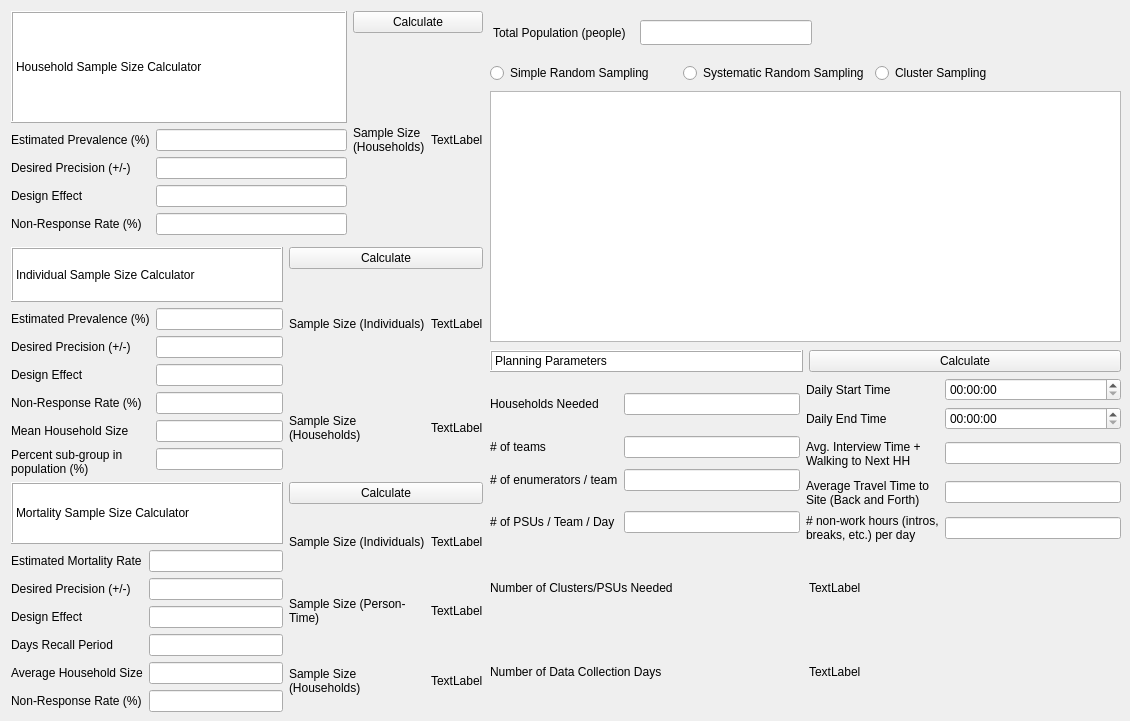
      <widget class="QWidget" name="samplesizeTab">
       <attribute name="title">
        <string>Sample Size</string>
       </attribute>
       <widget class="QLabel" name="ss_total_pop_label">
        <property name="geometry">
         <rect>
          <x>493</x>
          <y>20</y>
          <width>141</width>
          <height>25</height>
         </rect>
        </property>
        <property name="text">
         <string>Total Population (people)</string>
        </property>
       </widget>
       <widget class="QLineEdit" name="ss_total_pop_input">
        <property name="geometry">
         <rect>
          <x>640</x>
          <y>20</y>
          <width>172</width>
          <height>25</height>
         </rect>
        </property>
        <property name="text">
         <string/>
        </property>
       </widget>
       <widget class="QWidget" name="layoutWidget_2">
        <property name="geometry">
         <rect>
          <x>490</x>
          <y>60</y>
          <width>572</width>
          <height>27</height>
         </rect>
        </property>
        <layout class="QHBoxLayout" name="horizontalLayout_27">
         <item>
          <widget class="QRadioButton" name="ss_srs_select">
           <property name="text">
            <string>Simple Random Sampling</string>
           </property>
          </widget>
         </item>
         <item>
          <widget class="QRadioButton" name="ss_systematic_select">
           <property name="text">
            <string>Systematic Random Sampling</string>
           </property>
          </widget>
         </item>
         <item>
          <widget class="QRadioButton" name="ss_clustersampling">
           <property name="text">
            <string>Cluster Sampling</string>
           </property>
          </widget>
         </item>
        </layout>
       </widget>
       <widget class="QWidget" name="layoutWidget">
        <property name="geometry">
         <rect>
          <x>11</x>
          <y>11</y>
          <width>472</width>
          <height>701</height>
         </rect>
        </property>
        <layout class="QVBoxLayout" name="verticalLayout_22">
         <item>
          <layout class="QHBoxLayout" name="horizontalLayout_23">
           <item>
            <layout class="QVBoxLayout" name="verticalLayout_14">
             <item>
              <widget class="QLabel" name="ss_hh_box_label">
               <property name="styleSheet">
                <string notr="true">background-color: rgb(255, 255, 255);
font: 81 12pt &quot;Ubuntu&quot;;</string>
               </property>
               <property name="frameShape">
                <enum>QFrame::Box</enum>
               </property>
               <property name="frameShadow">
                <enum>QFrame::Raised</enum>
               </property>
               <property name="text">
                <string>Household Sample Size Calculator</string>
               </property>
              </widget>
             </item>
             <item>
              <layout class="QFormLayout" name="formLayout">
               <item row="0" column="0">
                <widget class="QLabel" name="ss_hh_prev_label">
                 <property name="text">
                  <string>Estimated Prevalence (%)</string>
                 </property>
                </widget>
               </item>
               <item row="0" column="1">
                <widget class="QLineEdit" name="ss_hh_prev_input"/>
               </item>
               <item row="1" column="0">
                <widget class="QLabel" name="ss_hh_precision_label">
                 <property name="text">
                  <string>Desired Precision (+/-)</string>
                 </property>
                </widget>
               </item>
               <item row="1" column="1">
                <widget class="QLineEdit" name="ss_hh_precision_input"/>
               </item>
               <item row="2" column="0">
                <widget class="QLabel" name="ss_hh_deff_label">
                 <property name="text">
                  <string>Design Effect</string>
                 </property>
                </widget>
               </item>
               <item row="2" column="1">
                <widget class="QLineEdit" name="ss_hh_deff_input"/>
               </item>
               <item row="3" column="0">
                <widget class="QLabel" name="ss_hh_nonresponse_label">
                 <property name="text">
                  <string>Non-Response Rate (%)</string>
                 </property>
                </widget>
               </item>
               <item row="3" column="1">
                <widget class="QLineEdit" name="ss_hh_nonresponse_input"/>
               </item>
              </layout>
             </item>
            </layout>
           </item>
           <item>
            <layout class="QVBoxLayout" name="verticalLayout_15">
             <item>
              <widget class="QPushButton" name="ss_hh_calculate">
               <property name="text">
                <string>Calculate</string>
               </property>
              </widget>
             </item>
             <item>
              <layout class="QGridLayout" name="gridLayout_5">
               <item row="0" column="0">
                <widget class="QLabel" name="ss_hh_result_label">
                 <property name="text">
                  <string>Sample Size (Households)</string>
                 </property>
                 <property name="wordWrap">
                  <bool>true</bool>
                 </property>
                </widget>
               </item>
               <item row="0" column="1">
                <widget class="QLabel" name="ss_hh_result_value">
                 <property name="text">
                  <string>TextLabel</string>
                 </property>
                </widget>
               </item>
              </layout>
             </item>
            </layout>
           </item>
          </layout>
         </item>
         <item>
          <layout class="QHBoxLayout" name="horizontalLayout_24">
           <item>
            <layout class="QVBoxLayout" name="verticalLayout_17">
             <item>
              <widget class="QLabel" name="ss_ind_box_label">
               <property name="styleSheet">
                <string notr="true">background-color: rgb(255, 255, 255);
font: 81 12pt &quot;Ubuntu&quot;;</string>
               </property>
               <property name="frameShape">
                <enum>QFrame::Box</enum>
               </property>
               <property name="frameShadow">
                <enum>QFrame::Raised</enum>
               </property>
               <property name="text">
                <string>Individual Sample Size Calculator</string>
               </property>
              </widget>
             </item>
             <item>
              <layout class="QFormLayout" name="formLayout_3">
               <item row="0" column="0">
                <widget class="QLabel" name="ss_ind_prev_label">
                 <property name="text">
                  <string>Estimated Prevalence (%)</string>
                 </property>
                </widget>
               </item>
               <item row="0" column="1">
                <widget class="QLineEdit" name="ss_ind_prev_input"/>
               </item>
               <item row="1" column="0">
                <widget class="QLabel" name="ss_ind_precision_label">
                 <property name="text">
                  <string>Desired Precision (+/-)</string>
                 </property>
                </widget>
               </item>
               <item row="1" column="1">
                <widget class="QLineEdit" name="ss_ind_precision_input"/>
               </item>
               <item row="2" column="0">
                <widget class="QLabel" name="ss_ind_deff_label">
                 <property name="text">
                  <string>Design Effect</string>
                 </property>
                </widget>
               </item>
               <item row="2" column="1">
                <widget class="QLineEdit" name="ss_ind_deff_input"/>
               </item>
               <item row="3" column="0">
                <widget class="QLabel" name="ss_ind_nonresponse_label">
                 <property name="text">
                  <string>Non-Response Rate (%)</string>
                 </property>
                </widget>
               </item>
               <item row="3" column="1">
                <widget class="QLineEdit" name="ss_ind_nonresponse_input"/>
               </item>
               <item row="4" column="0">
                <widget class="QLabel" name="ss_ind_hhsize_label">
                 <property name="text">
                  <string>Mean Household Size</string>
                 </property>
                </widget>
               </item>
               <item row="4" column="1">
                <widget class="QLineEdit" name="ss_ind_hhsize_input"/>
               </item>
               <item row="5" column="0">
                <widget class="QLabel" name="ss_ind_proppop_label">
                 <property name="text">
                  <string>Percent sub-group in population (%)</string>
                 </property>
                 <property name="wordWrap">
                  <bool>true</bool>
                 </property>
                </widget>
               </item>
               <item row="5" column="1">
                <widget class="QLineEdit" name="ss_ind_proppop_input"/>
               </item>
              </layout>
             </item>
            </layout>
           </item>
           <item>
            <layout class="QVBoxLayout" name="verticalLayout_16">
             <item>
              <widget class="QPushButton" name="ss_ind_calculate">
               <property name="text">
                <string>Calculate</string>
               </property>
              </widget>
             </item>
             <item>
              <layout class="QGridLayout" name="gridLayout_4">
               <item row="0" column="0">
                <widget class="QLabel" name="ss_ind_result_label">
                 <property name="text">
                  <string>Sample Size (Individuals)</string>
                 </property>
                 <property name="wordWrap">
                  <bool>true</bool>
                 </property>
                </widget>
               </item>
               <item row="0" column="1">
                <widget class="QLabel" name="ss_ind_result_value">
                 <property name="text">
                  <string>TextLabel</string>
                 </property>
                </widget>
               </item>
               <item row="1" column="0">
                <widget class="QLabel" name="ss_ind_hh_result_label">
                 <property name="text">
                  <string>Sample Size (Households)</string>
                 </property>
                 <property name="wordWrap">
                  <bool>true</bool>
                 </property>
                </widget>
               </item>
               <item row="1" column="1">
                <widget class="QLabel" name="ss_ind_hh_result_value">
                 <property name="text">
                  <string>TextLabel</string>
                 </property>
                </widget>
               </item>
              </layout>
             </item>
            </layout>
           </item>
          </layout>
         </item>
         <item>
          <layout class="QHBoxLayout" name="horizontalLayout_25">
           <item>
            <layout class="QVBoxLayout" name="verticalLayout_19">
             <item>
              <widget class="QLabel" name="ss_mortality_box_label">
               <property name="styleSheet">
                <string notr="true">background-color: rgb(255, 255, 255);
font: 81 12pt &quot;Ubuntu&quot;;</string>
               </property>
               <property name="frameShape">
                <enum>QFrame::Box</enum>
               </property>
               <property name="frameShadow">
                <enum>QFrame::Raised</enum>
               </property>
               <property name="text">
                <string>Mortality Sample Size Calculator</string>
               </property>
              </widget>
             </item>
             <item>
              <layout class="QFormLayout" name="formLayout_4">
               <item row="0" column="0">
                <widget class="QLabel" name="ss_mortality_rate_label">
                 <property name="text">
                  <string>Estimated Mortality Rate</string>
                 </property>
                </widget>
               </item>
               <item row="0" column="1">
                <widget class="QLineEdit" name="ss_mortality_rate_input"/>
               </item>
               <item row="1" column="0">
                <widget class="QLabel" name="ss_mortality_precision_label">
                 <property name="text">
                  <string>Desired Precision (+/-)</string>
                 </property>
                </widget>
               </item>
               <item row="1" column="1">
                <widget class="QLineEdit" name="ss_mortality_precision_input"/>
               </item>
               <item row="2" column="0">
                <widget class="QLabel" name="ss_mortality_deff_label">
                 <property name="text">
                  <string>Design Effect</string>
                 </property>
                </widget>
               </item>
               <item row="2" column="1">
                <widget class="QLineEdit" name="ss_mortality_deff_input"/>
               </item>
               <item row="3" column="0">
                <widget class="QLabel" name="ss_mortality_days_label">
                 <property name="text">
                  <string>Days Recall Period</string>
                 </property>
                </widget>
               </item>
               <item row="3" column="1">
                <widget class="QLineEdit" name="ss_mortality_days_input"/>
               </item>
               <item row="4" column="0">
                <widget class="QLabel" name="ss_mortality_hhsize_label">
                 <property name="text">
                  <string>Average Household Size</string>
                 </property>
                </widget>
               </item>
               <item row="4" column="1">
                <widget class="QLineEdit" name="ss_mortality_hhsize_input"/>
               </item>
               <item row="5" column="0">
                <widget class="QLabel" name="ss_mortality_nonresponse_label">
                 <property name="text">
                  <string>Non-Response Rate (%)</string>
                 </property>
                </widget>
               </item>
               <item row="5" column="1">
                <widget class="QLineEdit" name="ss_mortality_nonresponse_input"/>
               </item>
              </layout>
             </item>
            </layout>
           </item>
           <item>
            <layout class="QVBoxLayout" name="verticalLayout_18">
             <item>
              <widget class="QPushButton" name="ss_mortality_calculate">
               <property name="text">
                <string>Calculate</string>
               </property>
              </widget>
             </item>
             <item>
              <layout class="QGridLayout" name="gridLayout_3">
               <item row="0" column="0">
                <widget class="QLabel" name="ss_mortality_ind_label">
                 <property name="text">
                  <string>Sample Size (Individuals)</string>
                 </property>
                 <property name="wordWrap">
                  <bool>true</bool>
                 </property>
                </widget>
               </item>
               <item row="0" column="1">
                <widget class="QLabel" name="ss_mortality_ind_value">
                 <property name="text">
                  <string>TextLabel</string>
                 </property>
                </widget>
               </item>
               <item row="1" column="0">
                <widget class="QLabel" name="ss_mortality_persontime_label">
                 <property name="text">
                  <string>Sample Size (Person-Time)</string>
                 </property>
                 <property name="wordWrap">
                  <bool>true</bool>
                 </property>
                </widget>
               </item>
               <item row="1" column="1">
                <widget class="QLabel" name="ss_mortality_persontime_value">
                 <property name="text">
                  <string>TextLabel</string>
                 </property>
                </widget>
               </item>
               <item row="2" column="0">
                <widget class="QLabel" name="ss_mortality_hh_label">
                 <property name="text">
                  <string>Sample Size (Households)</string>
                 </property>
                 <property name="wordWrap">
                  <bool>true</bool>
                 </property>
                </widget>
               </item>
               <item row="2" column="1">
                <widget class="QLabel" name="ss_mortality_hh_value">
                 <property name="text">
                  <string>TextLabel</string>
                 </property>
                </widget>
               </item>
              </layout>
             </item>
            </layout>
           </item>
          </layout>
         </item>
        </layout>
       </widget>
       <widget class="QTextBrowser" name="sample_size_instructions">
        <property name="geometry">
         <rect>
          <x>490</x>
          <y>91</y>
          <width>631</width>
          <height>251</height>
         </rect>
        </property>
       </widget>
       <widget class="QWidget" name="layoutWidget">
        <property name="geometry">
         <rect>
          <x>490</x>
          <y>350</y>
          <width>631</width>
          <height>361</height>
         </rect>
        </property>
        <layout class="QVBoxLayout" name="verticalLayout_20">
         <item>
          <layout class="QHBoxLayout" name="horizontalLayout_26">
           <item>
            <widget class="QLabel" name="ss_planning_box_label">
             <property name="styleSheet">
              <string notr="true">background-color: rgb(255, 255, 255);
font: 81 12pt &quot;Ubuntu&quot;;</string>
             </property>
             <property name="frameShape">
              <enum>QFrame::Box</enum>
             </property>
             <property name="frameShadow">
              <enum>QFrame::Raised</enum>
             </property>
             <property name="text">
              <string>Planning Parameters</string>
             </property>
            </widget>
           </item>
           <item>
            <widget class="QPushButton" name="ss_planning_calculate">
             <property name="text">
              <string>Calculate</string>
             </property>
            </widget>
           </item>
          </layout>
         </item>
         <item>
          <layout class="QGridLayout" name="gridLayout">
           <item row="10" column="2" rowspan="2">
            <widget class="QLabel" name="ss_planning_nonwork_label">
             <property name="text">
              <string># non-work hours (intros, breaks, etc.) per day</string>
             </property>
             <property name="wordWrap">
              <bool>true</bool>
             </property>
            </widget>
           </item>
           <item row="3" column="2" rowspan="3">
            <widget class="QLabel" name="ss_planning_interview_label">
             <property name="text">
              <string>Avg. Interview Time + Walking to Next HH</string>
             </property>
             <property name="wordWrap">
              <bool>true</bool>
             </property>
            </widget>
           </item>
           <item row="2" column="2">
            <widget class="QLabel" name="ss_planning_end_label">
             <property name="text">
              <string>Daily End Time</string>
             </property>
            </widget>
           </item>
           <item row="3" column="0" rowspan="2">
            <widget class="QLabel" name="ss_planning_teams_label">
             <property name="text">
              <string># of teams</string>
             </property>
            </widget>
           </item>
           <item row="6" column="2" rowspan="4">
            <widget class="QLabel" name="ss_planning_travel_label">
             <property name="text">
              <string>Average Travel Time to Site (Back and Forth)</string>
             </property>
             <property name="wordWrap">
              <bool>true</bool>
             </property>
            </widget>
           </item>
           <item row="0" column="1" rowspan="3">
            <widget class="QLineEdit" name="ss_planning_hh_input"/>
           </item>
           <item row="9" column="0" rowspan="3">
            <widget class="QLabel" name="ss_mortality_psu_label">
             <property name="text">
              <string># of PSUs / Team / Day</string>
             </property>
             <property name="wordWrap">
              <bool>true</bool>
             </property>
            </widget>
           </item>
           <item row="3" column="1" rowspan="2">
            <widget class="QLineEdit" name="ss_planning_teams_input"/>
           </item>
           <item row="0" column="2" rowspan="2">
            <widget class="QLabel" name="ss_planning_start_label">
             <property name="text">
              <string>Daily Start Time</string>
             </property>
            </widget>
           </item>
           <item row="0" column="0" rowspan="3">
            <widget class="QLabel" name="ss_planning_hh_label">
             <property name="text">
              <string>Households Needed</string>
             </property>
            </widget>
           </item>
           <item row="5" column="0" rowspan="4">
            <widget class="QLabel" name="ss_mortality_enum_label">
             <property name="text">
              <string># of enumerators / team</string>
             </property>
             <property name="wordWrap">
              <bool>true</bool>
             </property>
            </widget>
           </item>
           <item row="9" column="1" rowspan="3">
            <widget class="QLineEdit" name="ss_mortality_psu_input">
             <property name="text">
              <string/>
             </property>
            </widget>
           </item>
           <item row="10" column="3" rowspan="2">
            <widget class="QLineEdit" name="ss_planning_nonwork_input">
             <property name="text">
              <string/>
             </property>
            </widget>
           </item>
           <item row="3" column="3" rowspan="3">
            <widget class="QLineEdit" name="ss_planning_interview_input"/>
           </item>
           <item row="6" column="3" rowspan="4">
            <widget class="QLineEdit" name="ss_planning_travel_input">
             <property name="text">
              <string/>
             </property>
            </widget>
           </item>
           <item row="5" column="1" rowspan="4">
            <widget class="QLineEdit" name="ss_mortality_enum_input"/>
           </item>
           <item row="0" column="3" rowspan="2">
            <widget class="QTimeEdit" name="ss_planning_start_input"/>
           </item>
           <item row="2" column="3">
            <widget class="QTimeEdit" name="ss_planning_end_input"/>
           </item>
          </layout>
         </item>
         <item>
          <layout class="QGridLayout" name="gridLayout_2">
           <item row="0" column="0">
            <widget class="QLabel" name="ss_planning_num_psu_label">
             <property name="text">
              <string>Number of Clusters/PSUs Needed</string>
             </property>
            </widget>
           </item>
           <item row="0" column="1">
            <widget class="QLabel" name="ss_planning_num_psu_value">
             <property name="text">
              <string>TextLabel</string>
             </property>
            </widget>
           </item>
           <item row="1" column="0">
            <widget class="QLabel" name="ss_planning_num_days_label">
             <property name="text">
              <string>Number of Data Collection Days</string>
             </property>
            </widget>
           </item>
           <item row="1" column="1">
            <widget class="QLabel" name="ss_planning_num_days_value">
             <property name="text">
              <string>TextLabel</string>
             </property>
            </widget>
           </item>
          </layout>
         </item>
        </layout>
       </widget>
      </widget>
